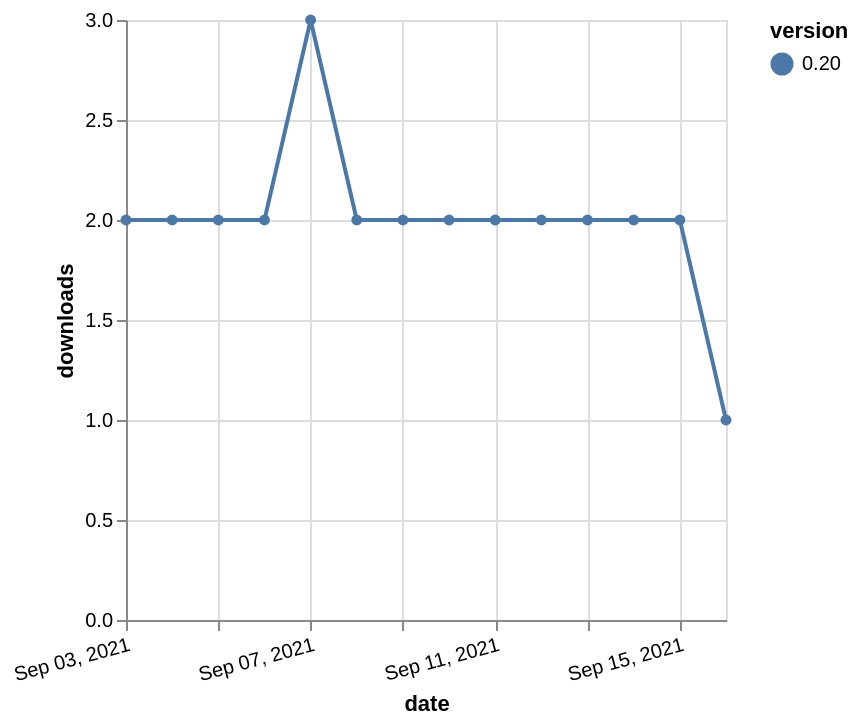

Vega-Lite specification stored for this chart:
### Vega-Lite specification from a JSON file in a GitHub repository (floating-point values rounded to 4 significant figures)
{"$schema": "https://vega.github.io/schema/vega-lite/v5.json", "description": "A simple bar chart with embedded data.", "data": {"values": [{"date": "2021-09-03", "total": 2227, "delta": 2, "version": "0.20"}, {"date": "2021-09-04", "total": 2229, "delta": 2, "version": "0.20"}, {"date": "2021-09-05", "total": 2231, "delta": 2, "version": "0.20"}, {"date": "2021-09-06", "total": 2233, "delta": 2, "version": "0.20"}, {"date": "2021-09-07", "total": 2236, "delta": 3, "version": "0.20"}, {"date": "2021-09-08", "total": 2238, "delta": 2, "version": "0.20"}, {"date": "2021-09-09", "total": 2240, "delta": 2, "version": "0.20"}, {"date": "2021-09-10", "total": 2242, "delta": 2, "version": "0.20"}, {"date": "2021-09-11", "total": 2244, "delta": 2, "version": "0.20"}, {"date": "2021-09-12", "total": 2246, "delta": 2, "version": "0.20"}, {"date": "2021-09-13", "total": 2248, "delta": 2, "version": "0.20"}, {"date": "2021-09-14", "total": 2250, "delta": 2, "version": "0.20"}, {"date": "2021-09-15", "total": 2252, "delta": 2, "version": "0.20"}, {"date": "2021-09-16", "total": 2253, "delta": 1, "version": "0.20"}]}, "width": "container", "mark": {"type": "line", "point": {"filled": true}}, "encoding": {"x": {"field": "date", "type": "temporal", "timeUnit": "yearmonthdate", "title": "date", "axis": {"labelAngle": -15}}, "y": {"field": "delta", "type": "quantitative", "title": "downloads"}, "color": {"field": "version", "type": "nominal"}, "tooltip": {"field": "delta"}}}
